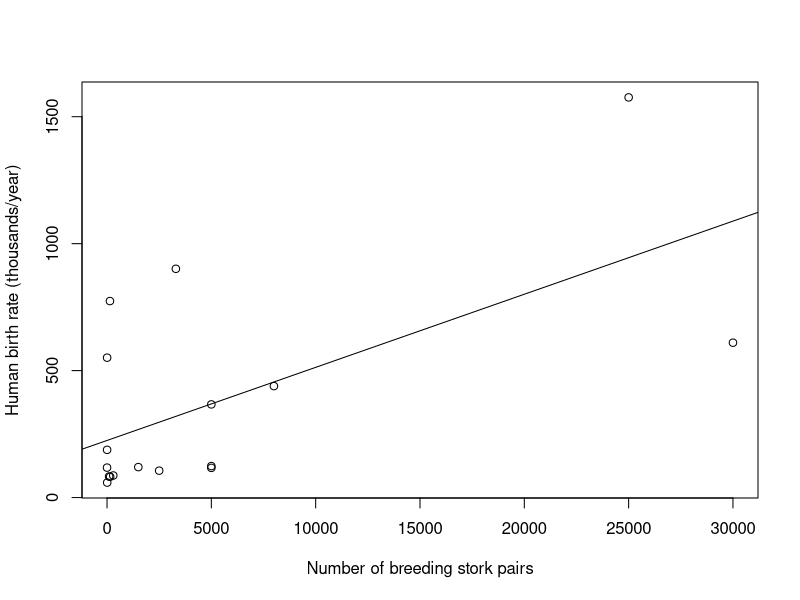
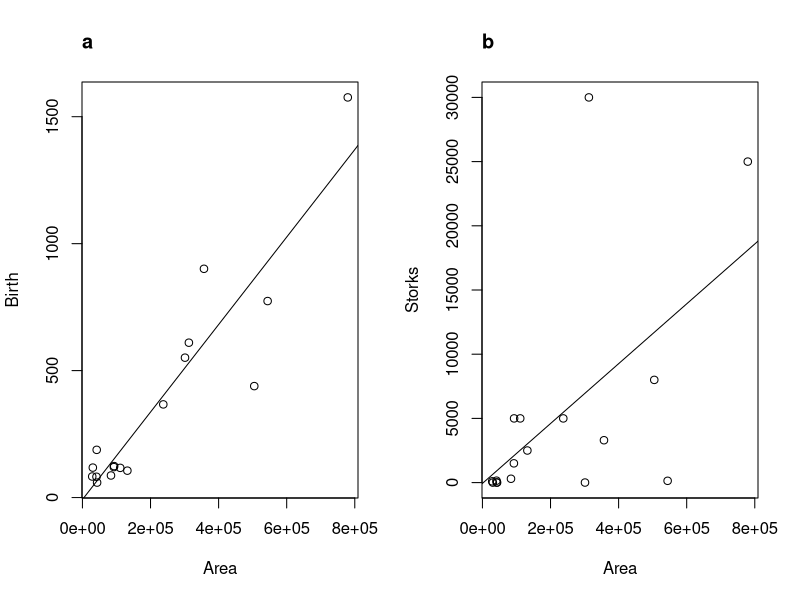

The R script that drew these images, in order:
## ---- chunk 1
storks.dat <- read.csv("storks.csv")  
str(storks.dat) 
## ---- chunk 2
with(storks.dat,plot(Birth~Storks, xlab="Number of breeding stork pairs", ylab="Human birth rate (thousands/year)"))
storks.lm<-lm(Birth~Storks,data=storks.dat)
abline(storks.lm)
## ---- chunk 3
summary(storks.lm)
## ---- chunk 4
par(mfrow = c( 1,2))

with(storks.dat,plot(Birth~Area))
title("a",adj=0)
storks2.lm<-lm(Birth~Area,data=storks.dat)
abline(storks2.lm)

with(storks.dat,plot(Storks~Area))
title("b",adj=0)
storks3.lm<-lm(Storks~Area,data=storks.dat)
abline(storks3.lm)
## ---- chunk 5
summary(lm(Birth~Area+Storks,data=storks.dat))
## ---- chunk 6
m1<-lm(Birth~Area+Storks, data=storks.dat)
m2<-lm(Humans~Area+Birth+Storks,data=storks.dat)
m3<-lm(Humans~Birth+Area,data=storks.dat)
## ---- chunk 7
p1.m1<-summary(m1)$coefficients["Storks",4]
p2.m2<-summary(m2)$coefficients["Storks",4]
p3.m3<-summary(m3)$coefficients["Area",4]
## ---- chunk 8
C<--2*(log(p1.m1)+log(p2.m2)+log(p3.m3))
C
## ---- chunk 9
C.pval<-1-pchisq(C,2*3)
C.pval
## ---- chunk 10
V<-4
A<-3
(factorial(V)/(2*factorial(V-2)))-A
## ---- chunk 11
condNum<-function(V,A){ 
  (factorial(V)/(2*factorial(V-2)))-A
  }
## ---- chunk 12
condNum(4,3)
## ---- chunk 13
m2.1<-lm(Birth~Storks+Area,data=storks.dat)
m2.2<-lm(Humans~Birth+Area,data=storks.dat)
m2.3<-lm(Humans~Birth+Storks,data=storks.dat)
## ---- chunk 14
p1.m2.1<-summary(m2.1)$coefficients["Area",4]
p2.m2.2<-summary(m2.2)$coefficients["Area",4]
p3.m2.3<-summary(m2.3)$coefficients["Storks",4]
